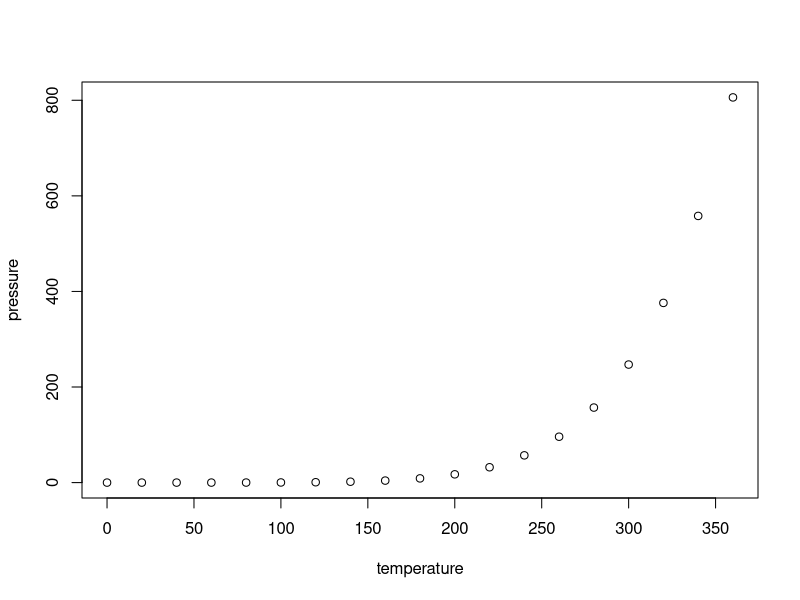
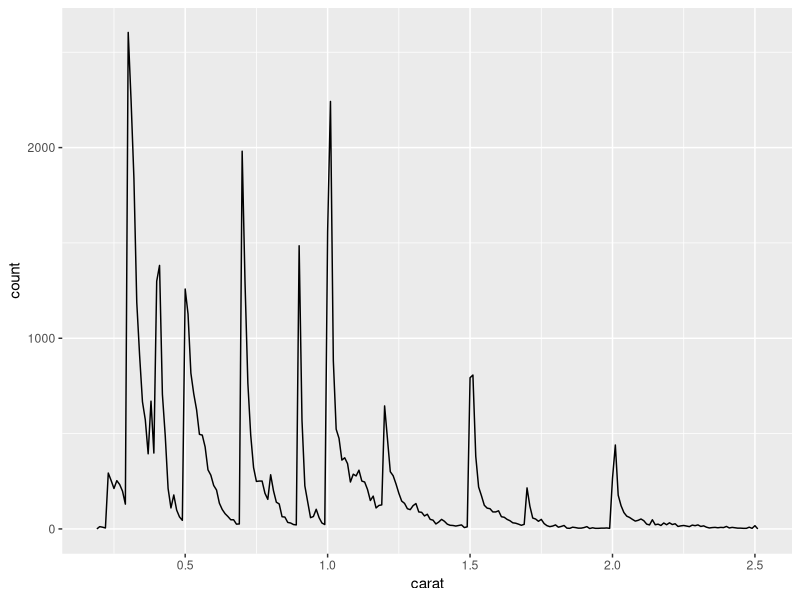

Write the R code that produced these figures, in order.
## ---- chunk 1
library(ggplot2)
library(dplyr)
## ---- chunk 2
summary(cars)
## ---- chunk 3
plot(pressure)
## ---- chunk 4
smaller <- diamonds %>% 
  filter(carat <= 2.5)
## ---- chunk 5
smaller %>% 
  ggplot(aes(carat)) + 
  geom_freqpoly(binwidth = 0.01)
